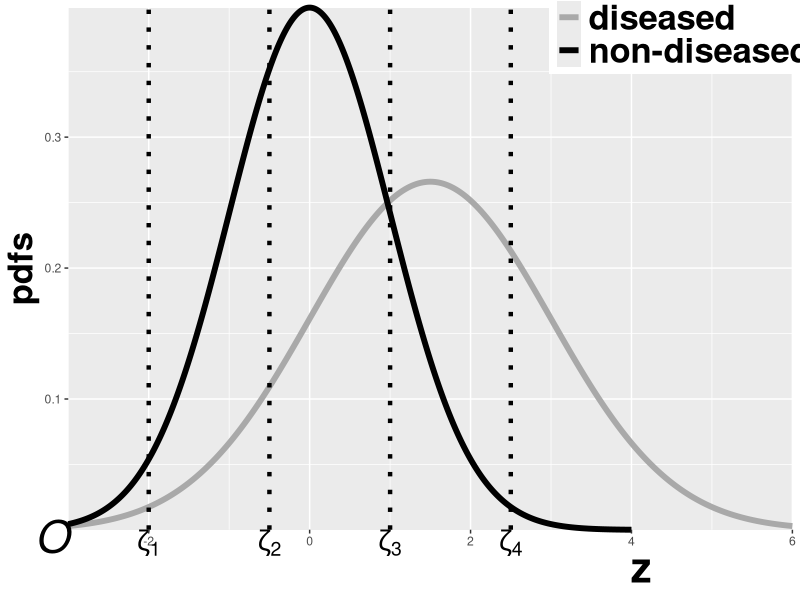
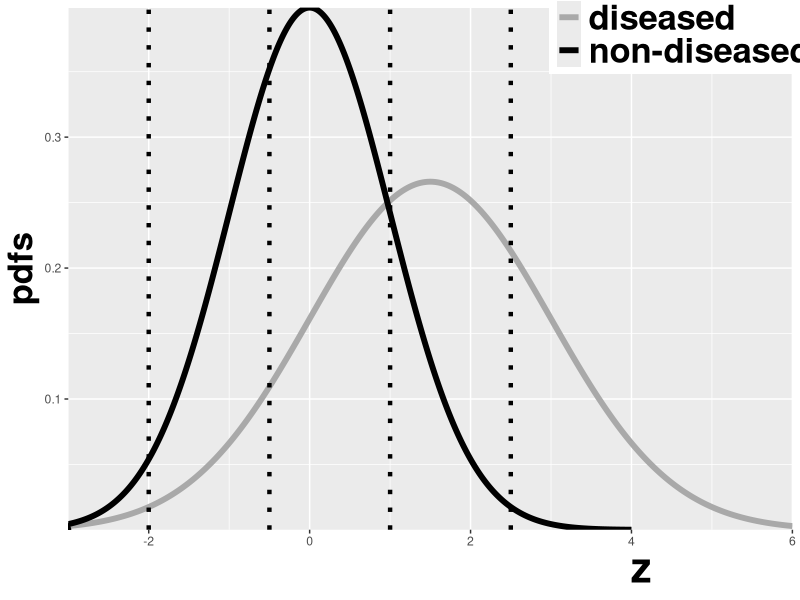

Recreate these plots in R, in order.
rm( list = ls()) # mainRocPdfsWithCutoffs.R
require(ggplot2)
require(grid)

mu <- 1.5;sigma <- 1.5

z1 <- seq(-3, 4, by = 0.01)
z2 <- seq(-3, 6, by = 0.01)

Pdf1 <- dnorm(z1)
Pdf2 <- dnorm(z2, mu, sd = sigma)

df <- data.frame(z = c(z1, z2), pdfs = c(Pdf1, Pdf2), 
                 truth = c(rep('non-diseased', length(Pdf1)), rep('diseased', length(Pdf2))), 
                 stringsAsFactors = FALSE)

cut_point <- data.frame(z = c(-2.0, -0.5, 1, 2.5))

rocPdfs <- ggplot(df, aes(x = z, y = pdfs, color = truth)) + 
  geom_line(size = 2) + 
  scale_colour_manual(values=c("darkgrey","black")) + 
  theme(legend.title = element_blank(), legend.position = c(0.85, 0.95), 
        legend.text = element_text(size=25, face = "bold"), 
          axis.title.x = element_text(hjust = 0.8, size = 30,face="bold"),
        axis.title.y = element_text(size = 25,face="bold")) +
  geom_vline(data = cut_point, aes(xintercept = z), linetype = "dotted", size = 1.5) +
  annotation_custom(grob = textGrob(bquote(italic("O")),
                                    gp = gpar(fontsize = 32)), 
                    xmin = -3.2, xmax = -3.2, # adjust the position of "O"
                    ymin = -0.0, ymax = -0.01) +
  scale_x_continuous(expand = c(0, 0)) + 
  scale_y_continuous(expand = c(0, 0))


for (i in 1 : length(cut_point$z)){
  rocPdfs <- rocPdfs +
    annotation_custom(grob = textGrob(bquote(zeta[.(i)]),gp = gpar(fontsize = 20)),
                      xmin = cut_point$z[i], xmax = cut_point$z[i],
                      ymin = -0.01, ymax = -0.01)
}

gt <- ggplot_gtable(ggplot_build(rocPdfs))
gt$layout$clip[gt$layout$name == "panel"] <- "off"
grid.draw(gt)

